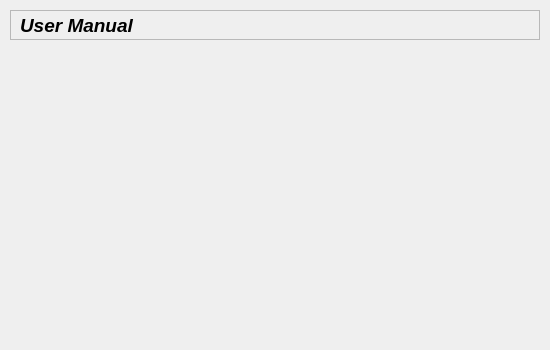
<?xml version="1.0" encoding="UTF-8"?>
<ui version="4.0">
 <class>Help</class>
 <widget class="QWidget" name="Help">
  <property name="geometry">
   <rect>
    <x>0</x>
    <y>0</y>
    <width>550</width>
    <height>350</height>
   </rect>
  </property>
  <property name="sizePolicy">
   <sizepolicy hsizetype="Preferred" vsizetype="Preferred">
    <horstretch>0</horstretch>
    <verstretch>0</verstretch>
   </sizepolicy>
  </property>
  <property name="minimumSize">
   <size>
    <width>0</width>
    <height>0</height>
   </size>
  </property>
  <property name="windowTitle">
   <string>Help</string>
  </property>
  <property name="autoFillBackground">
   <bool>true</bool>
  </property>
  <widget class="QFrame" name="Manualframe">
   <property name="geometry">
    <rect>
     <x>10</x>
     <y>10</y>
     <width>530</width>
     <height>30</height>
    </rect>
   </property>
   <property name="frameShape">
    <enum>QFrame::StyledPanel</enum>
   </property>
   <property name="frameShadow">
    <enum>QFrame::Raised</enum>
   </property>
   <widget class="QLabel" name="Manuallabel">
    <property name="geometry">
     <rect>
      <x>10</x>
      <y>0</y>
      <width>161</width>
      <height>31</height>
     </rect>
    </property>
    <property name="font">
     <font>
      <pointsize>14</pointsize>
      <weight>75</weight>
      <italic>true</italic>
      <bold>true</bold>
      <underline>false</underline>
      <strikeout>false</strikeout>
     </font>
    </property>
    <property name="mouseTracking">
     <bool>false</bool>
    </property>
    <property name="acceptDrops">
     <bool>false</bool>
    </property>
    <property name="text">
     <string>User Manual</string>
    </property>
   </widget>
  </widget>
  <widget class="QWidget" name="ManualroupBox" native="true">
   <property name="geometry">
    <rect>
     <x>10</x>
     <y>60</y>
     <width>531</width>
     <height>271</height>
    </rect>
   </property>
   <property name="font">
    <font>
     <pointsize>10</pointsize>
    </font>
   </property>
   <property name="autoFillBackground">
    <bool>true</bool>
   </property>
   <property name="styleSheet">
    <string notr="true"/>
   </property>
  </widget>
 </widget>
 <resources/>
 <connections/>
</ui>
